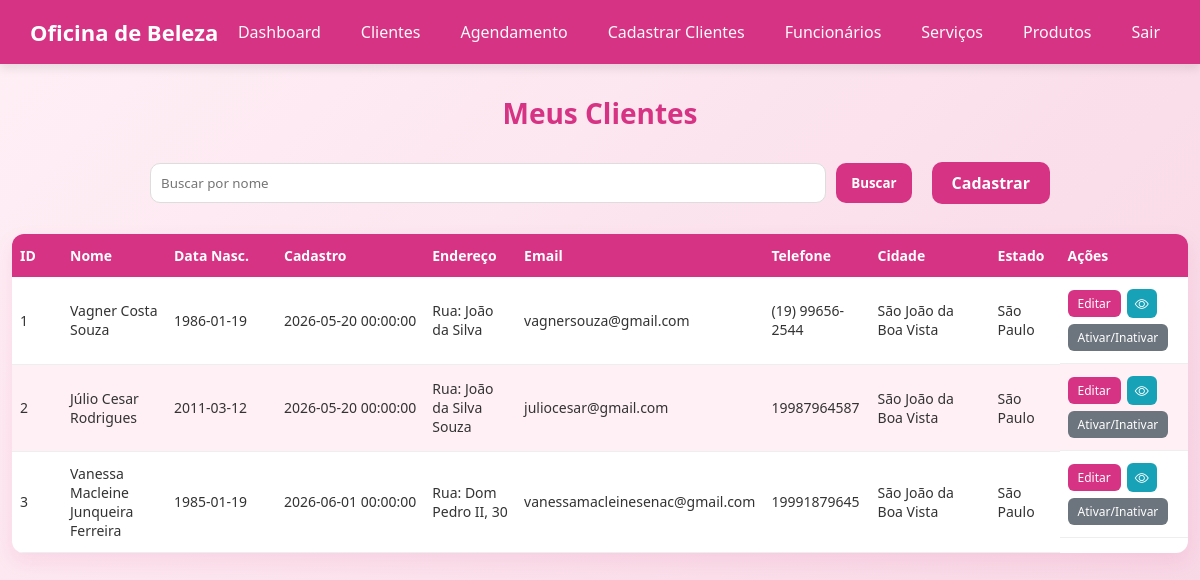
The page /clientes-lista.php on the database as committed earlier.
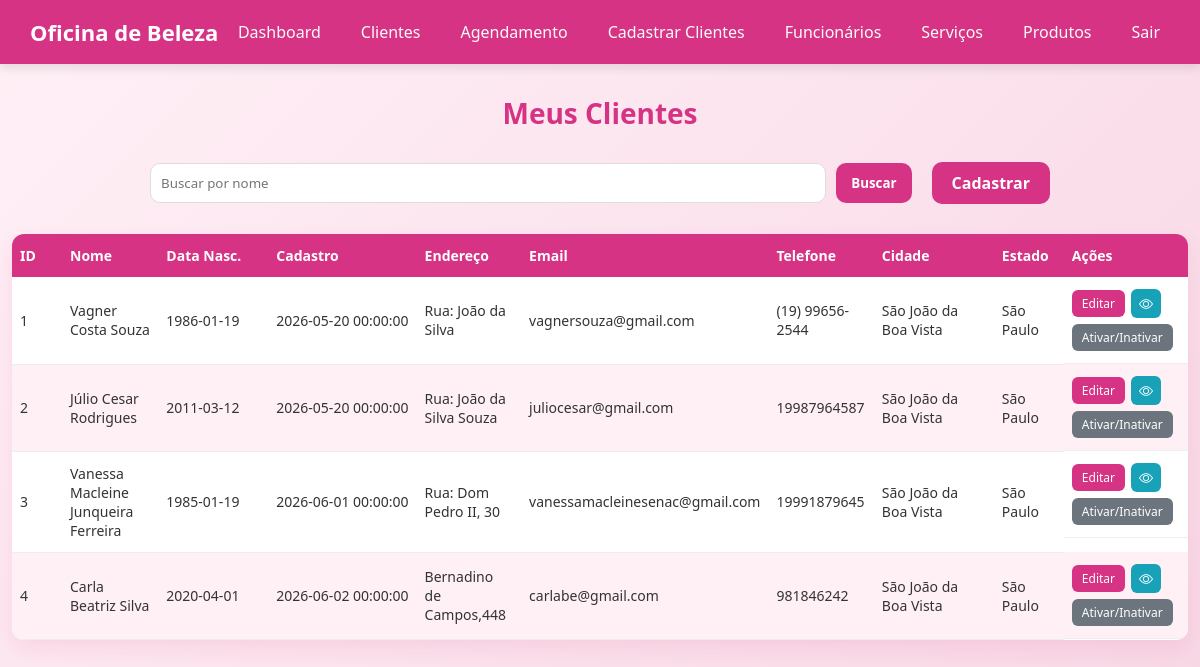
The same page on the database as committed later.
### tables this page shows
CREATE TABLE IF NOT EXISTS `tb_cliente` (
  `id` int(11) NOT NULL AUTO_INCREMENT,
  `nome` varchar(200) NOT NULL,
  `data_nascimento` date NOT NULL,
  `endereco` varchar(150) NOT NULL,
  `email` varchar(200) NOT NULL,
  `telefone` varchar(15) NOT NULL,
  `cidade` varchar(150) NOT NULL,
  `estado` varchar(100) NOT NULL,
  `data_cadastro` datetime NOT NULL DEFAULT current_timestamp(),
  `status` enum('ativo','inativo') NOT NULL,
  PRIMARY KEY (`id`),
  UNIQUE KEY `email` (`email`)
);

### clientes-lista.php (the view, shortened to what this page needs)
<?php
try {
    $conexao = new PDO("mysql:host=" . SERVIDOR . ";dbname=" . BANCO . ";charset=utf8", USUARIO, SENHA);
    $conexao->setAttribute(PDO::ATTR_ERRMODE, PDO::ERRMODE_EXCEPTION);
    $sql = "SELECT * FROM tb_cliente";
    $comando = $conexao->prepare($sql);
    $comando->execute();
    $clientes = $comando->fetchAll(PDO::FETCH_ASSOC);
} catch (PDOException $erro) {
    echo "Erro ao conectar no banco de dados" . $erro->getMessage();
}
?>
<!DOCTYPE html>
<html lang="pt-br">
<head>
    <link rel="stylesheet" href="assets/css/style.css" />
    <link rel="stylesheet" href="assets/css/clientes-lista.css">
    <link rel="stylesheet" href="https://cdn.jsdelivr.net/npm/bootstrap-icons@1.11.3/font/bootstrap-icons.min.css">
</head>
<body>
    <?php require_once 'includes/header.php';
    ?>
    <main>
        <h1 class="titulo-pagina">Meus Clientes</h1>
        <div class="top-actions">
            <div class="search-box">
                <input type="text" placeholder="Buscar por nome">
                <button class="btn buscar">Buscar</button>
            </div>
            <div class="action-buttons">
                <a href="clientes.php" class="btn">Cadastrar</a>
            </div>
        </div>
        <div class="table-container">
            <table>
                <thead>
                    <tr>
                        <th>ID</th>
                        <th>Nome</th>
                        <th>Data Nasc.</th>
                        <th>Cadastro</th>
                        <th>Endereço</th>
                        <th>Email</th>
                        <th>Telefone</th>
                        <th>Cidade</th>
                        <th>Estado</th>
                        <th>Ações</th>
                    </tr>
                </thead>
                <tbody>
                    <?php
                    foreach ($clientes as $cliente):
                    ?>
                        <tr>
                            <td><?php echo $cliente['id']; ?></td>
                            <td><?php echo $cliente['nome']; ?></td>
                            <td><?php echo $cliente['data_nascimento']; ?></td>
                            <td><?php echo $cliente['data_cadastro']; ?></td>
                            <td><?php echo $cliente['endereco']; ?></td>
                            <td><?php echo $cliente['email']; ?></td>
                            <td><?php echo $cliente['telefone']; ?></td>
                            <td><?php echo $cliente['cidade']; ?></td>
                            <td><?php echo $cliente['estado']; ?></td>
                            <td class="acoes">
                                <a class="table-btn editar " href="editar-clientes.php?id=<?php echo $cliente['id']; ?>">Editar</a>
                                <a href="#" class="btn-visualizar">
                                    <i class="bi bi-eye"></i>
                                </a>
                                <a href="#" class="table-btn status">Ativar/Inativar</a>
                            </td>
                        </tr>
                    <?php
                    endforeach;
                    ?>
                </tbody>
            </table>
        </div>
    </main>
</body>

Rows that differ between the two databases and show on the page:
added tb_cliente: id "4", nome "Carla Beatriz Silva", data_nascimento "2020-04-01", data_cadastro "2026-06-02 00:00:00", endereco "Bernadino de Campos,448", email "carlabe@gmail.com", telefone "981846242", cidade "São João da Boa Vista", estado "São Paulo"
